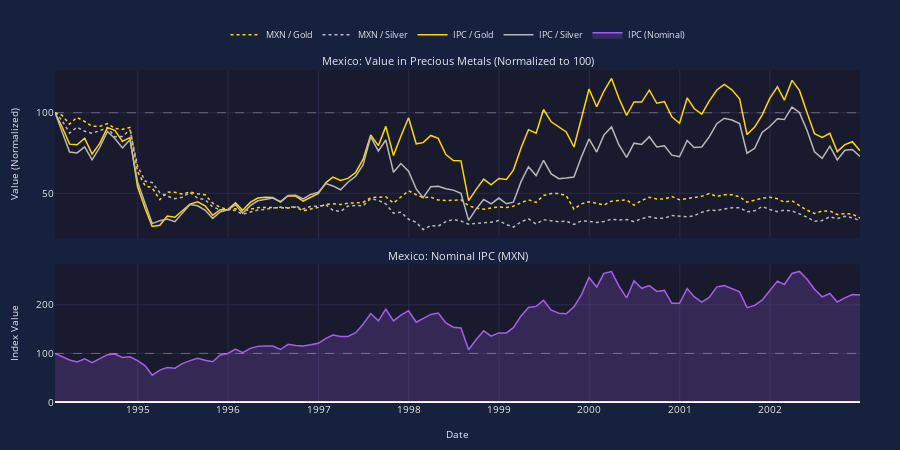

Write notebook code for a chart like this one.
### Markdown cell above
## Mexico: Tequila Crisis (1994-1996)

**Economic Difficulties:** The "Tequila Crisis" saw the peso lose 50% of its value in weeks. Inflation spiked to 52% in 1995. GDP contracted 6.2%. The crisis spread to other emerging markets.

**Causes:** Overvalued fixed exchange rate, large current account deficit (8% of GDP), short-term dollar-denominated debt (Tesobonos), political instability (Zapatista uprising, assassinations), and declining foreign reserves used to defend the peg.

**Government Interventions:**
- *Devaluation (Dec 1994)*: Government widened trading band, then floated peso - triggered crisis but was necessary adjustment
- *US/IMF bailout (Jan 1995)*: $50 billion rescue package, largest at the time - prevented default and restored confidence (successful)
- *Fiscal austerity*: Spending cuts and tax increases - painful but restored fiscal balance
- *Inflation targeting*: Central bank adopted inflation targeting framework - anchor for expectations (successful long-term)
- *Banking reform*: Restructured failed banks, improved regulation - prevented future crises

Mexico repaid the US loan early and the economy recovered strongly by 1997.

### Code cell
show_country_analysis(norm_data['Mexico'])
